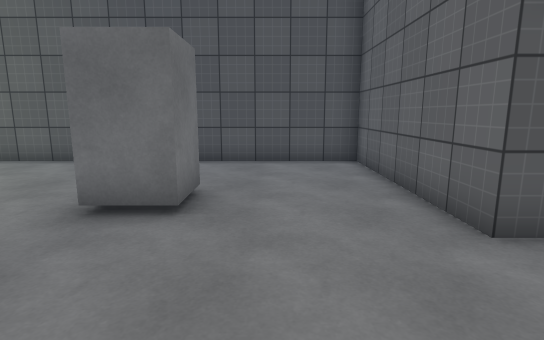
View 1 (above)

12 first-person views from a walk through a Unity game level. The camera is 1.4 m above the floor, tilts 10° down and sees 80° across. The floor is counted in squares, 1 m on a side. Each view is taken from the middle of a square. On the plan, view 1 faces up. The plan holds only what a view shows up to about 15 squares ahead; the rest is blank. The player character is not drawn. Surface patterns are stand-ins for the level's own textures.

View 2
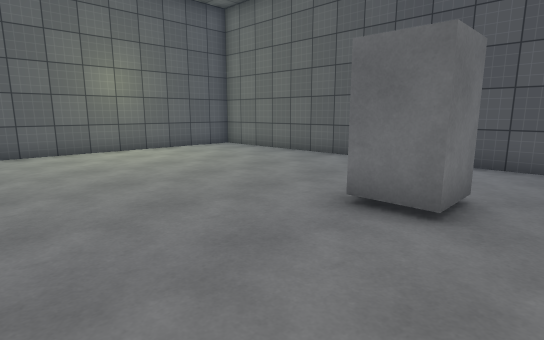

View 3
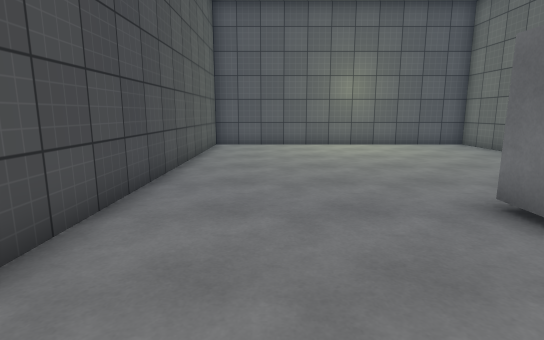

View 4
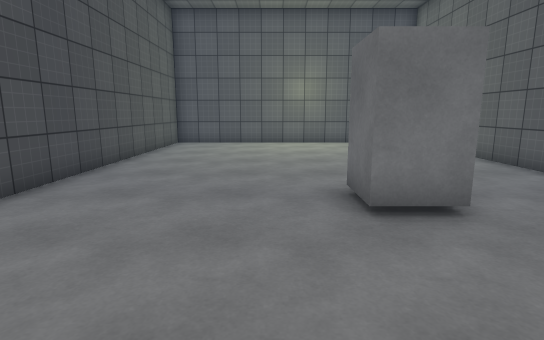

View 5
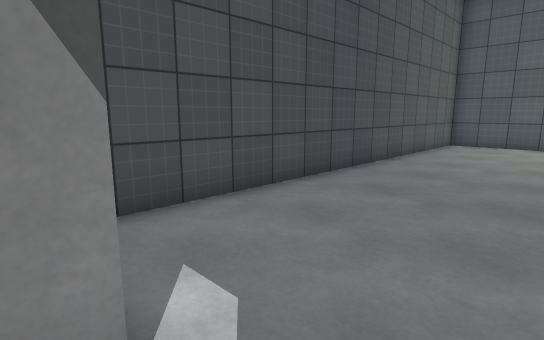

View 6
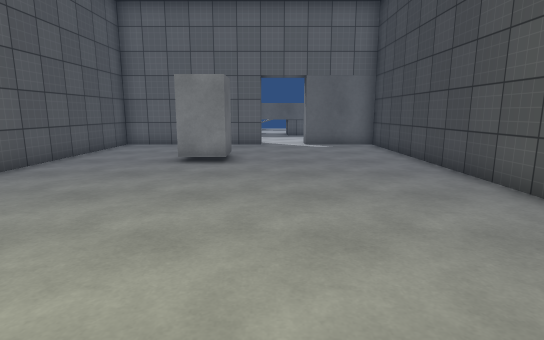

View 7
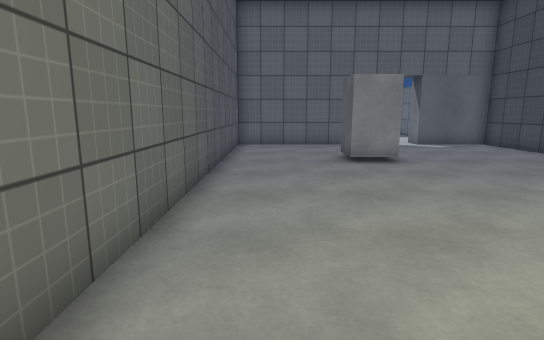

View 8
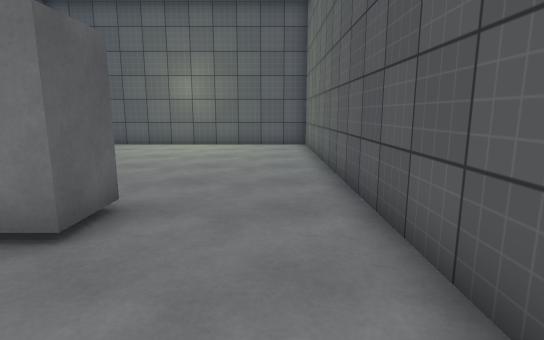

View 9
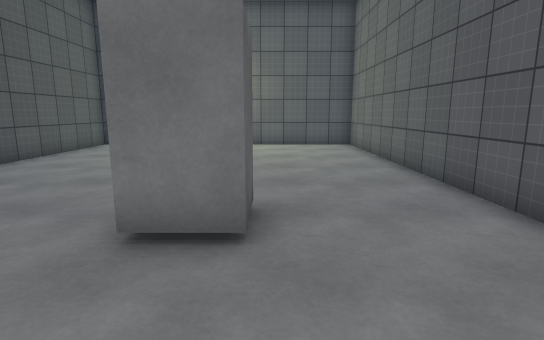

View 10
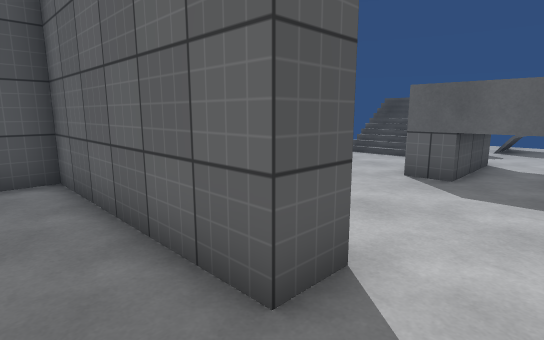

View 11
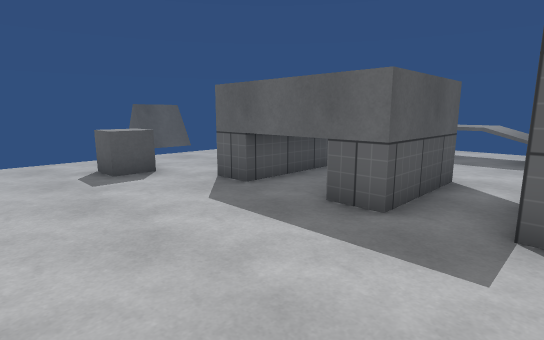

View 12
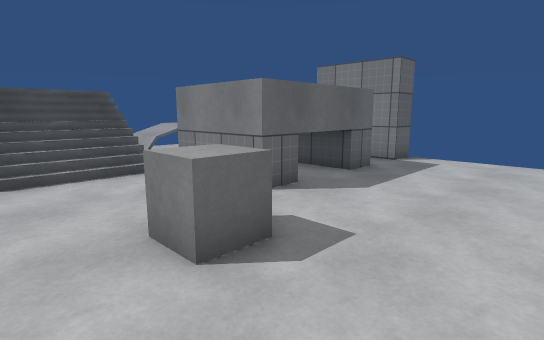

### Floor plan
Key: @ floor where view 1 was taken; # wall or solid block; . floor; / step, stairs or slope; ^ raised ledge; B grey block; T thing the floor can be seen under or through; C cube.
Columns run from 13 left of view 1 to 17 right of it. Each row starts with its distance up from view 1.
 10 #################
  9 #...............#........
  8 #...............# .......///
  7 #...............#...C....///
  6 #..........B....#........///
  5 #.........B B...#....TT##    ..
  4 #..........B....#....TTT#...^^.
  3 #....................T   ...^^.
  2 #....................TTT   .^^.
  1 #...............#....####...^^.
  0 #............@..# ..........^^
 -1 #...............#....##
 -2 #################    #

Where each view was taken, in squares from view 1:
view 1: 0 up, 0 right, facing up
view 2: 0 up, 0 right, facing up-left
view 3: 1 up, 2 right, facing left
view 4: 3 up, 3 right, facing left
view 5: 3 up, 3 right, facing down-left
view 6: 3 up, 12 left, facing right
view 7: 8 up, 12 left, facing right
view 8: 8 up, 2 right, facing left
view 9: 6 up, 2 right, facing left
view 10: 2 up, 1 right, facing up-right
view 11: 1 down, 4 right, facing up-right
view 12: 9 up, 4 right, facing down-right
